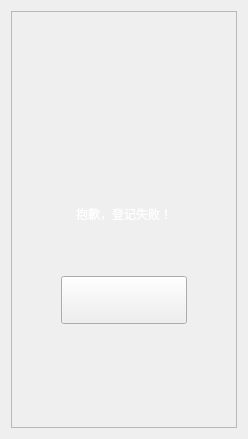
       <widget class="QWidget" name="page_4">
        <layout class="QGridLayout" name="gridLayout_6">
         <item row="0" column="0">
          <widget class="QFrame" name="ensure_fail">
           <property name="styleSheet">
            <string notr="true">#ensure_fail
{
	border-image: url(:/new/prefix1/pictures/识别身份证背景.png);
}</string>
           </property>
           <property name="frameShape">
            <enum>QFrame::StyledPanel</enum>
           </property>
           <property name="frameShadow">
            <enum>QFrame::Raised</enum>
           </property>
           <layout class="QGridLayout" name="gridLayout_7" rowstretch="5,2,1,2,2,2,5">
            <item row="0" column="0">
             <spacer name="verticalSpacer_17">
              <property name="orientation">
               <enum>Qt::Vertical</enum>
              </property>
              <property name="sizeHint" stdset="0">
               <size>
                <width>20</width>
                <height>102</height>
               </size>
              </property>
             </spacer>
            </item>
            <item row="1" column="0">
             <layout class="QHBoxLayout" name="horizontalLayout_3">
              <item>
               <spacer name="horizontalSpacer_19">
                <property name="orientation">
                 <enum>Qt::Horizontal</enum>
                </property>
                <property name="sizeHint" stdset="0">
                 <size>
                  <width>40</width>
                  <height>20</height>
                 </size>
                </property>
               </spacer>
              </item>
              <item>
               <widget class="QLabel" name="fail_log">
                <property name="minimumSize">
                 <size>
                  <width>56</width>
                  <height>56</height>
                 </size>
                </property>
                <property name="maximumSize">
                 <size>
                  <width>56</width>
                  <height>56</height>
                 </size>
                </property>
                <property name="styleSheet">
                 <string notr="true">#fail_log
{
	
	border-image: url(:/new/prefix1/pictures/失败.png);
}</string>
                </property>
                <property name="text">
                 <string/>
                </property>
               </widget>
              </item>
              <item>
               <spacer name="horizontalSpacer_20">
                <property name="orientation">
                 <enum>Qt::Horizontal</enum>
                </property>
                <property name="sizeHint" stdset="0">
                 <size>
                  <width>40</width>
                  <height>20</height>
                 </size>
                </property>
               </spacer>
              </item>
             </layout>
            </item>
            <item row="2" column="0">
             <spacer name="verticalSpacer_18">
              <property name="orientation">
               <enum>Qt::Vertical</enum>
              </property>
              <property name="sizeHint" stdset="0">
               <size>
                <width>20</width>
                <height>18</height>
               </size>
              </property>
             </spacer>
            </item>
            <item row="3" column="0">
             <layout class="QHBoxLayout" name="horizontalLayout_10">
              <item>
               <spacer name="horizontalSpacer_21">
                <property name="orientation">
                 <enum>Qt::Horizontal</enum>
                </property>
                <property name="sizeHint" stdset="0">
                 <size>
                  <width>40</width>
                  <height>20</height>
                 </size>
                </property>
               </spacer>
              </item>
              <item>
               <widget class="QLabel" name="success_help_2">
                <property name="styleSheet">
                 <string notr="true">color: rgb(255, 255, 255);
font: 25 16pt &quot;Microsoft YaHei UI Light&quot;;</string>
                </property>
                <property name="text">
                 <string>抱歉，登记失败！</string>
                </property>
               </widget>
              </item>
              <item>
               <spacer name="horizontalSpacer_22">
                <property name="orientation">
                 <enum>Qt::Horizontal</enum>
                </property>
                <property name="sizeHint" stdset="0">
                 <size>
                  <width>40</width>
                  <height>20</height>
                 </size>
                </property>
               </spacer>
              </item>
             </layout>
            </item>
            <item row="4" column="0">
             <spacer name="verticalSpacer_23">
              <property name="orientation">
               <enum>Qt::Vertical</enum>
              </property>
              <property name="sizeHint" stdset="0">
               <size>
                <width>20</width>
                <height>39</height>
               </size>
              </property>
             </spacer>
            </item>
            <item row="5" column="0">
             <layout class="QHBoxLayout" name="horizontalLayout_12">
              <item>
               <spacer name="horizontalSpacer_23">
                <property name="orientation">
                 <enum>Qt::Horizontal</enum>
                </property>
                <property name="sizeHint" stdset="0">
                 <size>
                  <width>40</width>
                  <height>20</height>
                 </size>
                </property>
               </spacer>
              </item>
              <item>
               <widget class="QPushButton" name="finish_fail">
                <property name="minimumSize">
                 <size>
                  <width>126</width>
                  <height>48</height>
                 </size>
                </property>
                <property name="maximumSize">
                 <size>
                  <width>126</width>
                  <height>48</height>
                 </size>
                </property>
                <property name="styleSheet">
                 <string notr="true">QPushButton:enabled
{
	
	border-image: url(:/new/prefix1/pictures/完成.png);
}</string>
                </property>
                <property name="text">
                 <string/>
                </property>
               </widget>
              </item>
              <item>
               <spacer name="horizontalSpacer_24">
                <property name="orientation">
                 <enum>Qt::Horizontal</enum>
                </property>
                <property name="sizeHint" stdset="0">
                 <size>
                  <width>40</width>
                  <height>20</height>
                 </size>
                </property>
               </spacer>
              </item>
             </layout>
            </item>
            <item row="6" column="0">
             <spacer name="verticalSpacer_24">
              <property name="orientation">
               <enum>Qt::Vertical</enum>
              </property>
              <property name="sizeHint" stdset="0">
               <size>
                <width>20</width>
                <height>102</height>
               </size>
              </property>
             </spacer>
            </item>
           </layout>
          </widget>
         </item>
        </layout>
       </widget>
